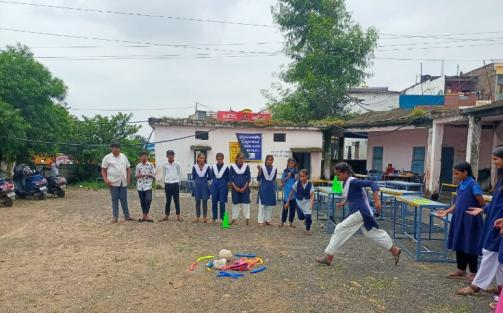
#> input picture templates/template1/images/img105.jpg, 503 x 313 px
$ python -i image_processor.py   (imports and definitions only)
#> lines starting #> are read from the running program, lines starting #| are printed output that depends on the picture
"""
Image Processing Service
Adds borders and processes images for reports
"""

import os
from typing import List, Optional

from PIL import Image, ImageOps

import settings


def add_border_to_image(
    image_path: str,
    output_path: str = None,
    border_width: Optional[int] = None,
    border_color: Optional[str] = None,
) -> str:
    """
    Add a border to an image.

    Args:
        image_path: Path to input image
        output_path: Path to save bordered image (if None, saves with _bordered suffix)
        border_width: Width of border in pixels (default: settings.IMAGE_BORDER_WIDTH)
        border_color: Border color in hex (default: settings.IMAGE_BORDER_COLOR)

    Returns:
        Path to the bordered image
    """
#> called with image_path = '../templates/template1/images/img105.jpg'
    if not os.path.exists(image_path):
        raise FileNotFoundError(f"Image not found: {image_path}")

    if border_width is None:
        border_width = settings.IMAGE_BORDER_WIDTH
    if border_color is None:
        border_color = settings.IMAGE_BORDER_COLOR

    # Generate output path if not provided
    if output_path is None:
        base, ext = os.path.splitext(image_path)
        output_path = f"{base}_bordered{ext}"

    try:
        # Open image
        img = Image.open(image_path)
#> img is the input picture: PIL image 503x313 RGB; mean R, G, B 138.8, 141.2, 136.6

        # Convert to RGB if necessary (handles RGBA, P, etc.)
        if img.mode in ('RGBA', 'LA', 'P'):
            # Create white background for transparent images
            background = Image.new('RGB', img.size, (255, 255, 255))
            if img.mode == 'P':
                img = img.convert('RGBA')
            if img.mode in ('RGBA', 'LA'):
                background.paste(img, mask=img.split()[-1] if img.mode == 'RGBA' else None)
            img = background
        elif img.mode != 'RGB':
            img = img.convert('RGB')

        # Add border using ImageOps.expand
        # This adds border around the image
        bordered_img = ImageOps.expand(
            img,
            border=border_width,
            fill=border_color
        )
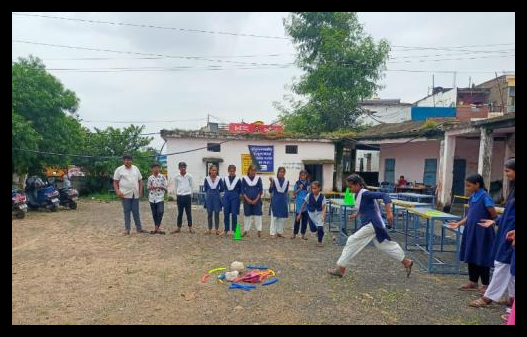
#> bordered_img: PIL image 527x337 RGB; mean R, G, B 123.1, 125.2, 121.1

        # Save bordered image
        bordered_img.save(output_path, quality=95)
        print(f"✓ Added border to image: {os.path.basename(output_path)}")

        return output_path

    except Exception as e:
        print(f"Warning: Could not add border to {image_path}: {str(e)}")
        # Return original path if border addition fails
        return image_path


# [45 lines left out: function process_images_with_borders, not called in this run]

>>> result = add_border_to_image('../templates/template1/images/img105.jpg')

$ run again, on templates/template1/images/img106.jpg
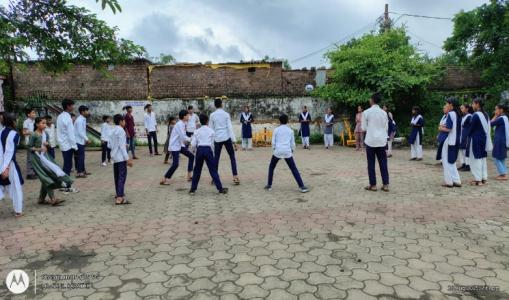
#> input picture templates/template1/images/img106.jpg, 509 x 300 px
#> in add_border_to_image, img is the input picture: PIL image 509x300 RGB; mean R, G, B 122.6, 127.5, 122.4
#> in add_border_to_image, `bordered_img = ImageOps.expand( img, border=border_width, fill=border_..`:
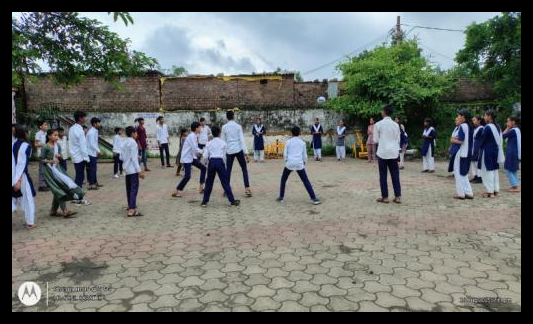
#> bordered_img: PIL image 533x324 RGB; mean R, G, B 108.4, 112.7, 108.2

$ run again, on templates/template1/images/img107.jpg
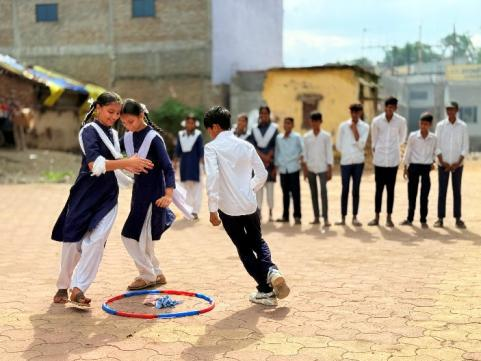
#> input picture templates/template1/images/img107.jpg, 481 x 361 px
#> in add_border_to_image, img is the input picture: PIL image 481x361 RGB; mean R, G, B 171.2, 157.9, 137.7
#> in add_border_to_image, `bordered_img = ImageOps.expand( img, border=border_width, fill=border_..`:
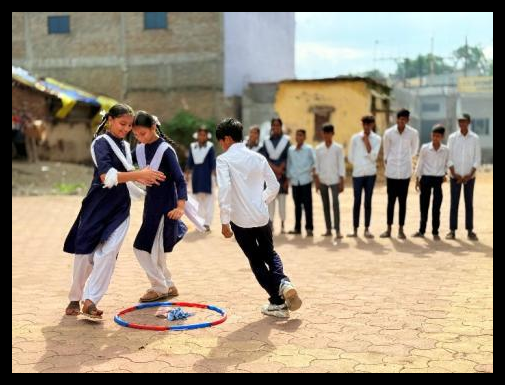
#> bordered_img: PIL image 505x385 RGB; mean R, G, B 152.9, 141, 123

$ run again, on templates/template1/images/img108.jpg
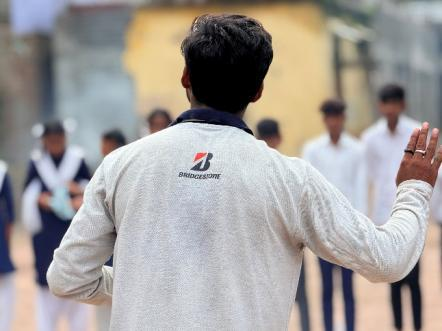
#> input picture templates/template1/images/img108.jpg, 442 x 331 px
#> in add_border_to_image, img is the input picture: PIL image 442x331 RGB; mean R, G, B 162.8, 158, 155.3
#> in add_border_to_image, `bordered_img = ImageOps.expand( img, border=border_width, fill=border_..`:
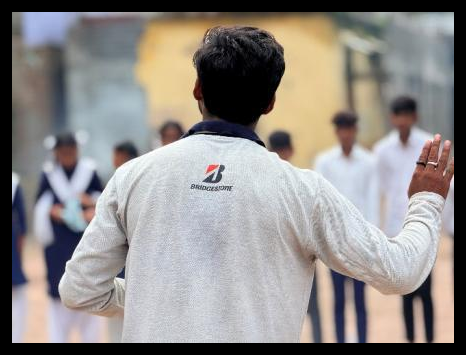
#> bordered_img: PIL image 466x355 RGB; mean R, G, B 143.9, 139.8, 137.3
